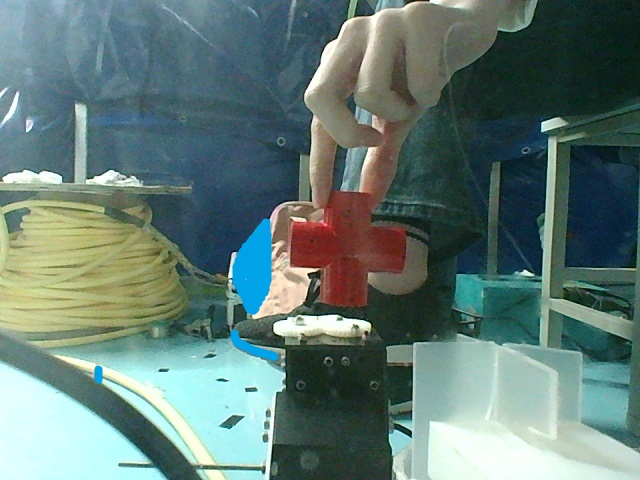
#> input picture ROV/docking station/a.jpg, 640 x 480 px, given in place of the camera
$ python '自动入站.py'
#> lines starting #> are read from the running program, lines starting #| are printed output that depends on the picture; after the words box and inside, x2 and y2 are one past the last pixel; in counts of white or black regions, pixels touching at a corner belong together; long printed decimals are rounded
#> further down, frame is the input picture: shape (480, 640, 3); mean B, G, R 117.3, 122.7, 98.7
import cv2
import numpy as np
import time
import serial

focalLength = 241
# 241 cm/xiangsudian
KNOWN_length = 13
# 13.5cm

# 摄像头
ser = serial.Serial('/dev/ttyAMA0', 115200, bytesize=8, stopbits=1, parity="N", timeout=2.0)  # 使用树莓派的GPIO口连接串行口
ser.isOpen()
# 打开摄像头，图像尺寸640*480（长*高），opencv存储值为480*640（行*列）

cap = cv2.VideoCapture(0)
width = 640  # 定义摄像头获取图像宽度
height = 480  # 定义摄像头获取图像长度

cap.set(cv2.CAP_PROP_FRAME_WIDTH, width)  # 设置宽度
cap.set(cv2.CAP_PROP_FRAME_HEIGHT, height)  # 设置长度


def empty(a):
    pass


cv2.namedWindow("TrackBars")
cv2.resizeWindow("TrackBars", 320, 240)
cv2.createTrackbar("Hue Min", "TrackBars", 0, 179, empty)  # 象征内容，栏名称，最大值，最小值，用于调用的函数
cv2.createTrackbar("Hue Max", "TrackBars", 9, 179, empty)  # 色度，饱和度，亮度
cv2.createTrackbar("Sat Min", "TrackBars", 59, 255, empty)
cv2.createTrackbar("Sat Max", "TrackBars", 255, 255, empty)
cv2.createTrackbar("Val Min", "TrackBars", 0, 255, empty)
cv2.createTrackbar("Val Max", "TrackBars", 255, 255, empty)


def find_marker(image):
    # 将彩色图转化HSV
    gray_img = cv2.cvtColor(image, cv2.COLOR_BGR2HSV)
#> gray_img: shape (480, 640, 3); mean H, S, V 74.5, 91.6, 129.9
    # 均值滤波去噪
    gray_img = cv2.blur(gray_img, (5, 5), 0)
#> gray_img: shape (480, 640, 3); mean H, S, V 74.5, 91.6, 129.9
    #  获取红色区域
    h_min = cv2.getTrackbarPos("Hue Min", "TrackBars")
    h_max = cv2.getTrackbarPos("Hue Max", "TrackBars")
    s_min = cv2.getTrackbarPos("Sat Min", "TrackBars")
    s_max = cv2.getTrackbarPos("Sat Max", "TrackBars")
    v_min = cv2.getTrackbarPos("Val Min", "TrackBars")
    v_max = cv2.getTrackbarPos("Val Max", "TrackBars")
    lower = np.array([h_min, s_min, v_min])
    upper = np.array([h_max, s_max, v_max])
    mask = cv2.inRange(gray_img, lower, upper)
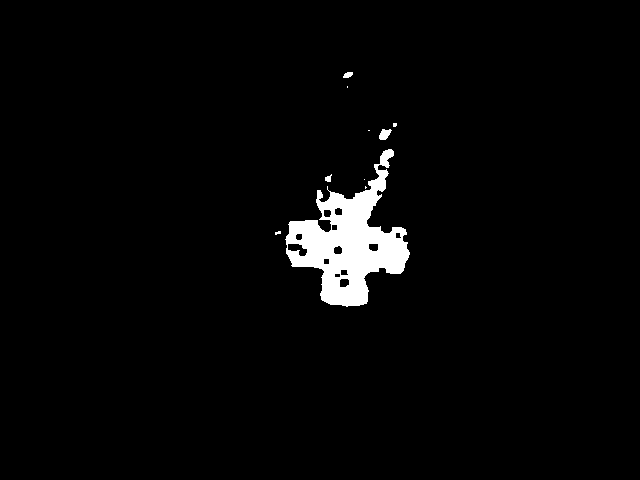
#> mask: shape (480, 640); 2.8% white; 10 white regions (6 under 20 px), largest, box (x1, y1, x2, y2) and area: (285, 149, 410, 307) 8373, (379, 129, 392, 140) 97, (343, 72, 353, 78) 45, (325, 174, 332, 182) 35
    # 腐蚀
    kernel = cv2.getStructuringElement(cv2.MORPH_RECT, (3, 3))
    mask = cv2.erode(mask, kernel)
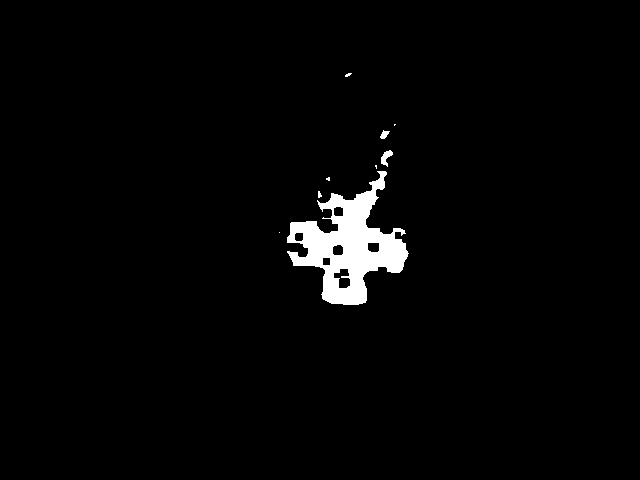
#> mask: shape (480, 640); 2.4% white; 9 white regions (5 under 20 px)
    cv2.imshow("mask", mask)
    # 找轮廓
    contours, hierarchy = cv2.findContours(mask, cv2.RETR_LIST, cv2.CHAIN_APPROX_SIMPLE)
#> contours = 15 contours, 6 with area under 20; largest, box (x1, y1, x2, y2) and area: (287, 171, 409, 305) 7256, (333, 268, 351, 289) 232, (367, 242, 380, 253) 112, (332, 244, 344, 256) 106, (333, 206, 344, 217) 92
    # 获取外接圆
    if len(contours) == 0:
        cv2.imshow("circle", image)
        return -1, -1, -1
    circle = mask.copy()
    for i in range(len(contours)):
        cnt = contours[i]
        (x, y), radius = cv2.minEnclosingCircle(cnt)
        if radius > 3:
            break
#> this loop made 1 pass
#> (x, y, radius) on pass 1: (342.6, 277.9, 10.78)
        # circle = mask.copy()
        # 画⚪
        # circle = cv2.circle(image, (int(x), int(y)), int(radius), (255, 0, 0), 3)

    # circle = mask.copy()
    # 画⚪
    circle = cv2.circle(image, (int(x), int(y)), int(radius), (255, 0, 0), 3)
    # 最小外接⚪圆心位置

    print(int(x))
#| 342
    cv2.imshow("circle", circle)

    # 第二张图的获取
    # 转化为灰度图
    gray = cv2.cvtColor(image, cv2.COLOR_BGR2GRAY)
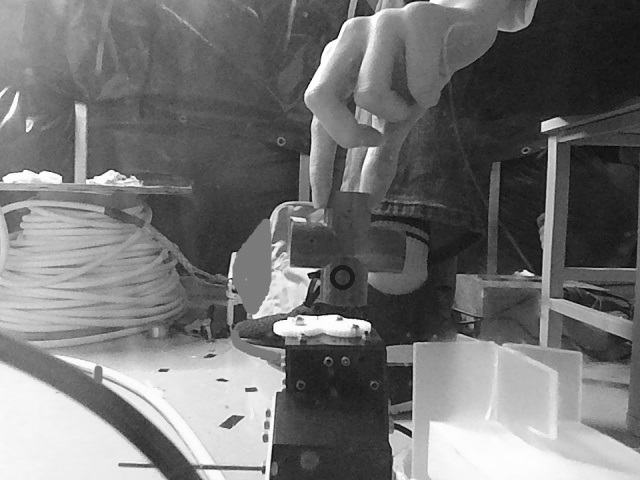
#> gray: shape (480, 640); min 6, max 255, mean 114.9
    # 大津法二值化
    retval, dst = cv2.threshold(gray, 190, 255, cv2.THRESH_BINARY)
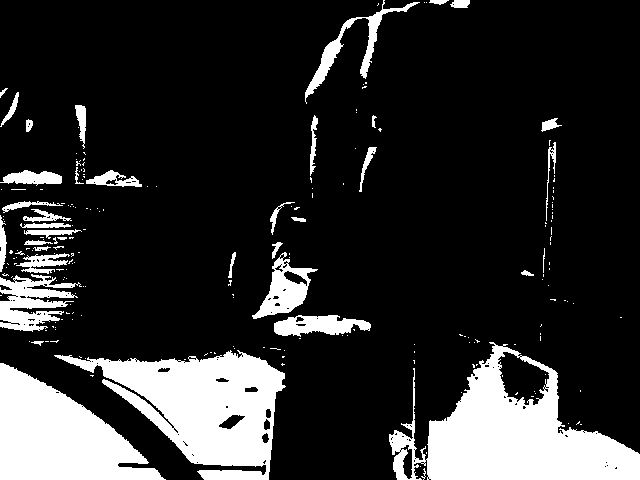
#> dst: shape (480, 640); 17.9% white; 215 white regions (177 under 20 px), largest, box (x1, y1, x2, y2) and area: (389, 342, 640, 480) 16490, (54, 350, 286, 480) 14631, (0, 363, 166, 480) 11255
    # 膨胀,第二张图dst
    cv2.imshow("dst", dst)

    dst = cv2.dilate(dst, kernel)
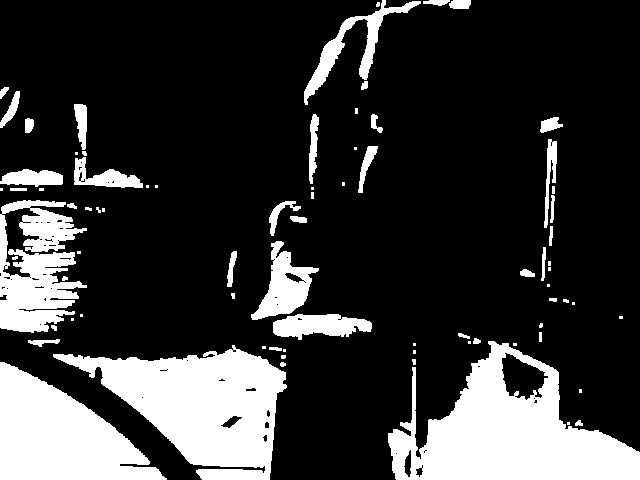
#> dst: shape (480, 640); 21.5% white; 78 white regions (32 under 20 px), largest, box (x1, y1, x2, y2) and area: (388, 341, 640, 480) 18192, (53, 345, 287, 480) 16207, (0, 362, 167, 480) 11615

    # 计算长度

    # cv2.imshow("dst", dst)
    # cv2.imshow("mask", mask)

    return int(x), int(y), dst
    # 定义距离函数


def distance_to_camera(perWidth):
    if perWidth == 0:
        return 11
    return (KNOWN_length * focalLength) / perWidth


# 计算摄像头到物体的距离


while (1):

    ret, frame = cap.read()
    # 图像中的长度
    x, y, dst = find_marker(frame)
#> x = 342; y = 277
    if (x, y, dst) == (-1, -1, -1):
        if cv2.waitKey(1) & 0xFF == ord('q'):
            break
        continue

    # x y相反

    if dst[:, x] is None:
        continue
    color = dst[:, x]
#> color = 480 values, max 255 at index 23, min 0 at index 0, mean 23.91
    white_count = np.sum(color == 255)
#> white_count = 45
    max_count = white_count
#> max_count = 45
    max_color = color
#> max_color has the same summary as color
    for i in range(20):
        color = dst[:, x - 10]
        white_count = np.sum(color == 255)
        if white_count > max_count:
            max_color = color
            max_count = white_count
#> this loop made 20 passes
#> max_count on pass 1: 49
#> after the loop, max_color = 480 values, max 255 at index 40, min 0 at index 0, mean 26.03; max_count = 49

            # time.sleep(0.5)
    # 已知图长，实长，焦距求距离
    juli = distance_to_camera(max_count)
#> juli = 63.94
    # time.sleep(0.5)
    print(max_count, juli)
#| 49 63.939
    if juli < 5:
        print("stop")
        ser.write(b"s")
        time.sleep(0.5)
    else:
        ser.write(b"g")
        time.sleep(0.5)
    if cv2.waitKey(1) & 0xFF == ord('q'):
#> (key q is pressed here)
        break
    # 本循环内要进行调整

$ run again, on ROV/docking station/a1.jpg
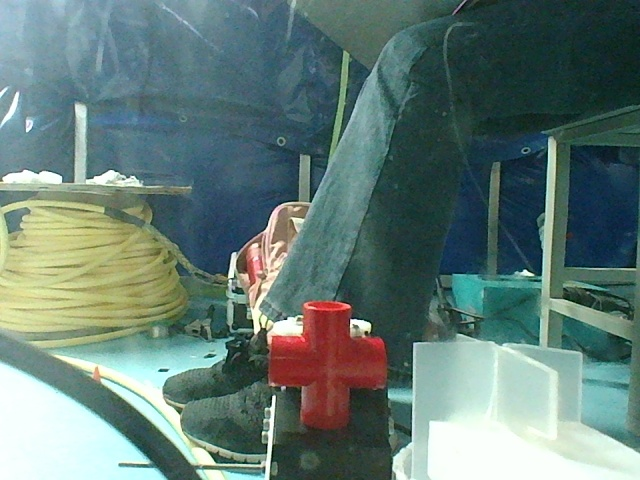
#> input picture ROV/docking station/a1.jpg, 640 x 480 px, given in place of the camera
#> frame is the input picture: shape (480, 640, 3); mean B, G, R 118.1, 123.7, 99.9
#> in find_marker, `mask = cv2.erode(mask, kernel)`:
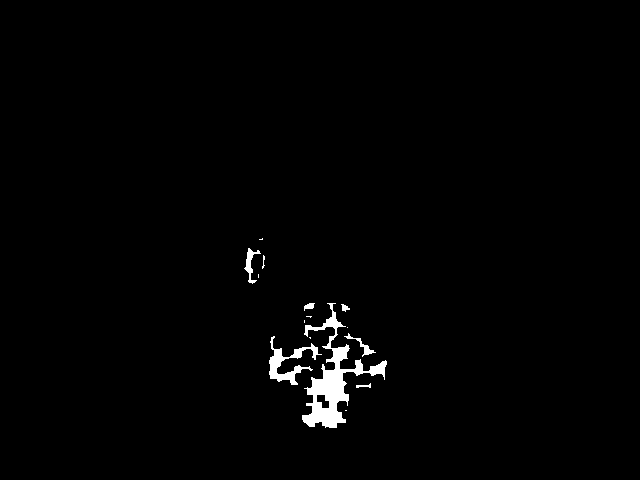
#> mask: shape (480, 640); 1.3% white; 15 white regions (7 under 20 px)
#> contours = 16 contours, 8 with area under 20; largest, box (x1, y1, x2, y2) and area: (302, 303, 387, 428) 2482, (269, 336, 322, 385) 614, (244, 248, 261, 284) 147, (316, 394, 330, 409) 125, (344, 333, 376, 357) 90, (304, 303, 315, 311) 38, (341, 304, 350, 312) 27, (356, 383, 371, 388) 20
#> the loop in find_marker, `for i in range(len(contours)):` made 2 passes
#> (cnt, x, y, radius) on pass 1: ([[345, 410], [346, 410]], 345.5, 410, 0.5)
#| 322
#> in find_marker, `dst = cv2.dilate(dst, kernel)`:
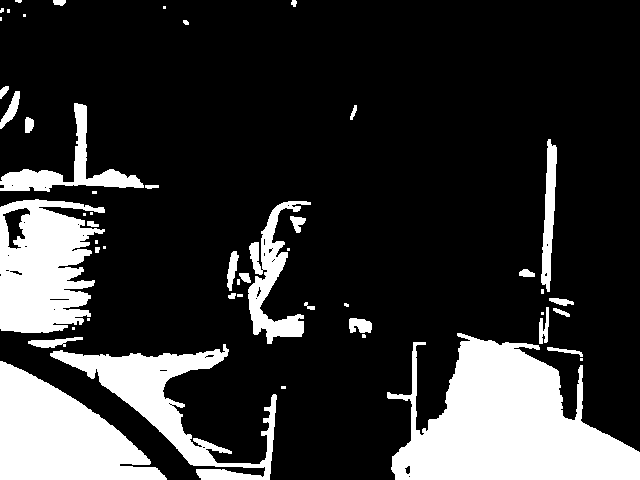
#> dst: shape (480, 640); 20.2% white; 51 white regions (22 under 20 px), largest, box (x1, y1, x2, y2) and area: (387, 333, 640, 480) 22029, (0, 361, 167, 480) 11696, (0, 199, 105, 333) 10122
#> `x, y, dst = find_marker(frame)`: x = 322; y = 401
#> color = 480 values from 0 to 0
#> `white_count = np.sum(color == 255)`: white_count = 0
#> `max_color = color`: max_color = 480 values from 0 to 0
#> the loop `for i in range(20):` made 20 passes
#> max_count on pass 1: 4
#> after the loop `for i in range(20):`: max_color = 480 values, max 255 at index 306, min 0 at index 0, mean 2.12; max_count = 4
#> juli = 783.2
#| 4 783.25
